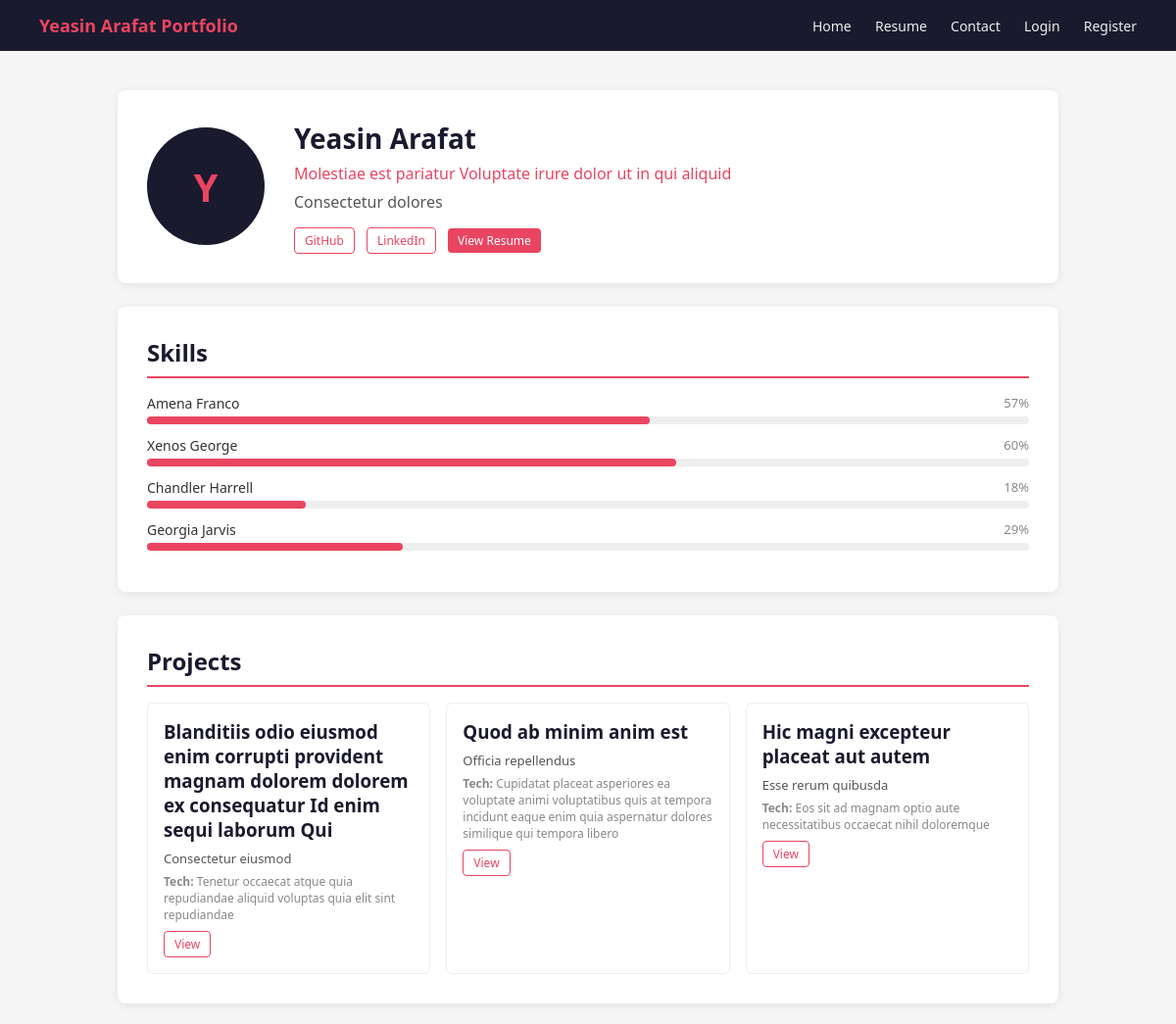
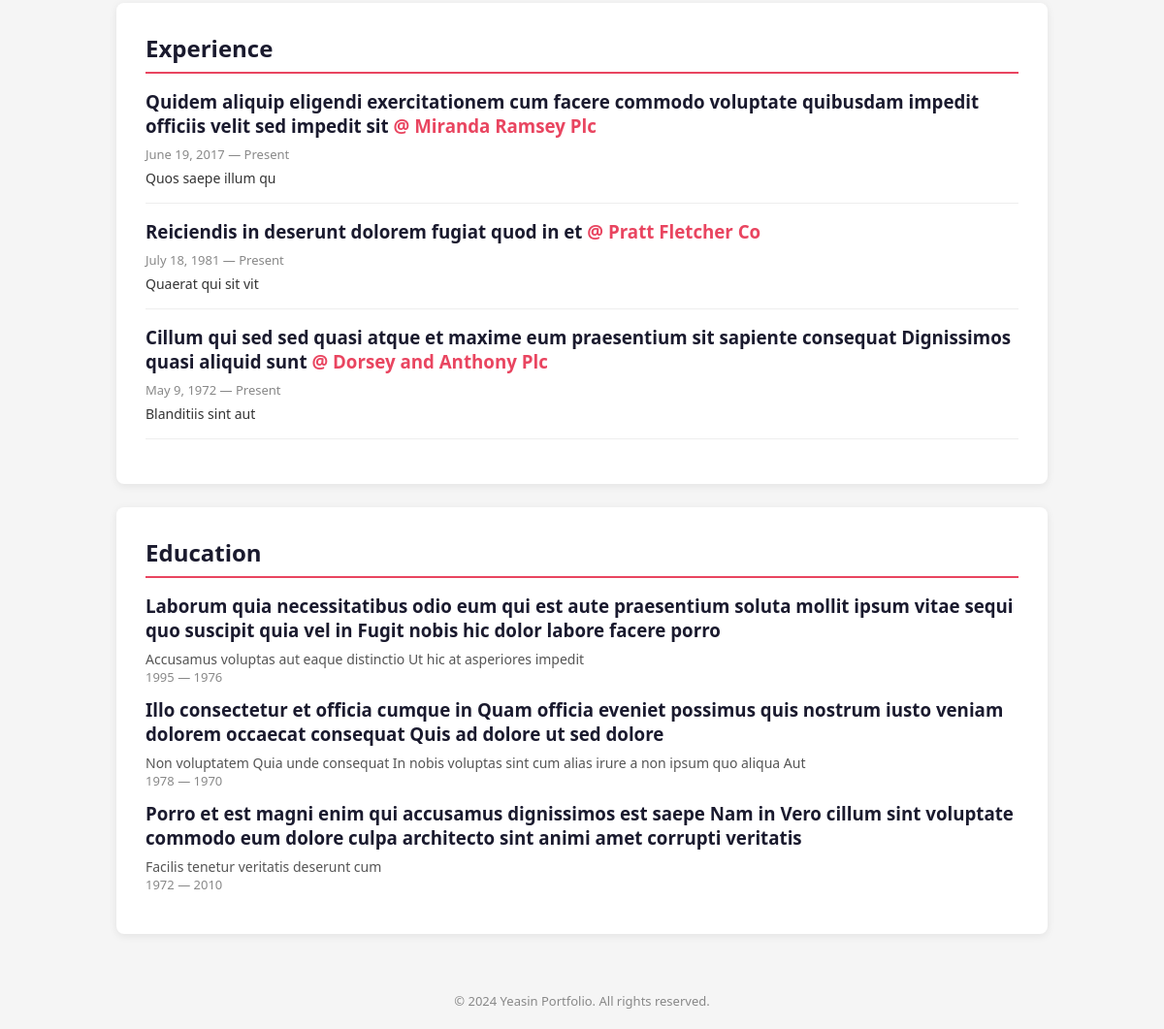
The page / on the database its author committed (2 pictures, top to bottom).
### Portfolio/models.py (models this page shows, shortened)
class Profile(models.Model):
    name = models.CharField(max_length=100)
    title = models.CharField(max_length=150)
    bio = models.TextField()
    email = models.EmailField()
    phone = models.CharField(max_length=20, blank=True)
    address = models.CharField(max_length=200, blank=True)
    github = models.URLField(blank=True)
    linkedin = models.URLField(blank=True)
    photo = models.ImageField(upload_to='profile/', blank=True, null=True)

class Skill(models.Model):
    name = models.CharField(max_length=100)
    level = models.IntegerField(default=80, help_text="Percentage 0-100")

class Project(models.Model):
    title = models.CharField(max_length=200)
    description = models.TextField()
    tech_stack = models.CharField(max_length=200)
    url = models.URLField(blank=True)
    created_at = models.DateField(auto_now_add=True)

class Experience(models.Model):
    company = models.CharField(max_length=150)
    role = models.CharField(max_length=150)
    start_date = models.DateField()
    end_date = models.DateField(null=True, blank=True)
    description = models.TextField(blank=True)
    is_current = models.BooleanField(default=False)
    class Meta:
        ordering = ['-start_date']

class Education(models.Model):
    institution = models.CharField(max_length=200)
    degree = models.CharField(max_length=200)
    field = models.CharField(max_length=150)
    start_year = models.IntegerField()
    end_year = models.IntegerField(null=True, blank=True)
    class Meta:
        ordering = ['-start_year']

### Portfolio/views.py (the view)
# urls.py: path('', views.home, name='home'),
def home(request):
    profile = Profile.objects.first()
    skills = Skill.objects.all()
    projects = Project.objects.all()
    experiences = Experience.objects.all()
    educations = Education.objects.all()
    return render(request, 'portfolio/home.html', {
        'profile': profile, 'skills': skills,
        'projects': projects, 'experiences': experiences, 'educations': educations,
    })

### templates/portfolio/home.html (shortened to what this page needs)
{% extends 'portfolio/base.html' %}
{% block content %}
<div class="container">
  {% if profile %}
  <div class="card" style="display:flex;gap:30px;align-items:center;">
    {% if profile.photo %}
      <img src="{{ profile.photo.url }}" alt="photo" style="width:120px;height:120px;border-radius:50%;object-fit:cover;">
    {% else %}
      <div style="width:120px;height:120px;border-radius:50%;background:#1a1a2e;display:flex;align-items:center;justify-content:center;color:#e94560;font-size:40px;font-weight:bold;">
        {{ profile.name|first }}
      </div>
    {% endif %}
    <div>
      <h1 style="font-size:28px;color:#1a1a2e;">{{ profile.name }}</h1>
      <p style="color:#e94560;font-size:16px;margin:6px 0;">{{ profile.title }}</p>
      <p style="color:#555;line-height:1.6;">{{ profile.bio }}</p>
      <div style="margin-top:12px;">
        {% if profile.github %}<a href="{{ profile.github }}" class="btn btn-outline btn-sm" target="_blank">GitHub</a>{% endif %}
        {% if profile.linkedin %}<a href="{{ profile.linkedin }}" class="btn btn-outline btn-sm" target="_blank" style="margin-left:8px;">LinkedIn</a>{% endif %}
        <a href="{% url 'resume' %}" class="btn btn-sm" style="margin-left:8px;">View Resume</a>
      </div>
    </div>
  </div>
  {% endif %}
  {% if skills %}
  <div class="card">
    <h2>Skills</h2>
    {% for skill in skills %}
    <div style="margin-bottom:12px;">
      <div style="display:flex;justify-content:space-between;margin-bottom:4px;">
        <span style="font-size:14px;font-weight:500;">{{ skill.name }}</span>
        <span style="font-size:13px;color:#888;">{{ skill.level }}%</span>
      </div>
      <div style="background:#eee;border-radius:4px;height:8px;">
        <div style="background:#e94560;width:{{ skill.level }}%;height:8px;border-radius:4px;"></div>
      </div>
    </div>
    {% endfor %}
  </div>
  {% endif %}
  {% if projects %}
  <div class="card">
    <h2>Projects</h2>
    <div style="display:grid;grid-template-columns:repeat(auto-fill,minmax(280px,1fr));gap:16px;">
      {% for p in projects %}
      <div style="border:1px solid #eee;border-radius:6px;padding:16px;">
        <h3>{{ p.title }}</h3>
        <p style="font-size:13px;color:#555;margin:6px 0;">{{ p.description }}</p>
        <p style="font-size:12px;color:#888;margin-bottom:8px;"><strong>Tech:</strong> {{ p.tech_stack }}</p>
        {% if p.url %}<a href="{{ p.url }}" class="btn btn-sm btn-outline" target="_blank">View</a>{% endif %}
      </div>
      {% endfor %}
    </div>
  </div>
  {% endif %}
  {% if experiences %}
  <div class="card">
    <h2>Experience</h2>
    {% for exp in experiences %}
    <div style="margin-bottom:16px;padding-bottom:16px;border-bottom:1px solid #eee;">
      <h3>{{ exp.role }} <span style="color:#e94560;">@ {{ exp.company }}</span></h3>
      <p style="font-size:13px;color:#888;">{{ exp.start_date }} — {% if exp.is_current %}Present{% else %}{{ exp.end_date }}{% endif %}</p>
      {% if exp.description %}<p style="font-size:14px;margin-top:6px;">{{ exp.description }}</p>{% endif %}
    </div>
    {% endfor %}
  </div>
  {% endif %}
  {% if educations %}
  <div class="card">
    <h2>Education</h2>
    {% for edu in educations %}
    <div style="margin-bottom:12px;">
      <h3>{{ edu.degree }} in {{ edu.field }}</h3>
      <p style="font-size:14px;color:#555;">{{ edu.institution }}</p>
      <p style="font-size:13px;color:#888;">{{ edu.start_year }} — {% if edu.end_year %}{{ edu.end_year }}{% else %}Present{% endif %}</p>
    </div>
    {% endfor %}
  </div>
  {% endif %}
</div>
{% endblock %}

### templates/portfolio/base.html (shortened to what this page needs)
<!DOCTYPE html>
<html lang="en">
<head>
</head>
<body>
<nav>
  <a href="{% url 'home' %}" class="brand">Yeasin Arafat Portfolio</a>
  <div>
    <a href="{% url 'home' %}">Home</a>
    <a href="{% url 'resume' %}">Resume</a>
    <a href="{% url 'contact' %}">Contact</a>
    {% if user.is_authenticated %}
      <a href="{% url 'dashboard' %}">Dashboard</a>
      <a href="{% url 'logout' %}">Logout</a>
    {% else %}
      <a href="{% url 'login' %}">Login</a>
      <a href="{% url 'register' %}">Register</a>
    {% endif %}
  </div>
</nav>
{% block content %}{% endblock %}
<footer>&copy; 2024 Yeasin Portfolio. All rights reserved.</footer>
</body>
</html>

### templates/portfolio/base.html (style rules this page uses)
* { margin: 0; padding: 0; box-sizing: border-box; }
body { font-family: 'Segoe UI', sans-serif; background: #f5f5f5; color: #333; }
nav { background: #1a1a2e; padding: 14px 40px; display: flex; justify-content: space-between; align-items: center; }
nav a { color: #eee; text-decoration: none; margin-left: 20px; font-size: 14px; }
nav .brand { color: #e94560; font-weight: bold; font-size: 18px; margin-left: 0; }
.container { max-width: 1000px; margin: 40px auto; padding: 0 20px; }
.card { background: #fff; border-radius: 8px; padding: 30px; margin-bottom: 24px; box-shadow: 0 2px 8px rgba(0,0,0,.08); }
h2 { color: #1a1a2e; margin-bottom: 16px; border-bottom: 2px solid #e94560; padding-bottom: 8px; }
h3 { color: #1a1a2e; margin-bottom: 8px; }
.btn { display: inline-block; padding: 8px 18px; background: #e94560; color: #fff; border: none; border-radius: 4px; cursor: pointer; text-decoration: none; font-size: 14px; }
.btn-sm { padding: 4px 10px; font-size: 12px; }
.btn-outline { background: transparent; border: 1px solid #e94560; color: #e94560; }
footer { text-align: center; padding: 20px; color: #888; font-size: 13px; margin-top: 40px; }

### rows shown on the page
Profile: name|first "Y", name "Yeasin Arafat", title "Molestiae est pariatur Voluptate irure dolor ut in qui aliquid", bio "Consectetur dolores"
Skill: name "Amena Franco", level "57"
Skill: name "Xenos George", level "60"
Skill: name "Chandler Harrell", level "18"
Skill: name "Georgia Jarvis", level "29"
Project: title "Blanditiis odio eiusmod enim corrupti provident magnam dolorem dolorem ex consequatur Id enim sequi laborum Qui", description "Consectetur eiusmod", tech_stack "Tenetur occaecat atque quia repudiandae aliquid voluptas quia elit sint repudiandae"
Project: title "Quod ab minim anim est", description "Officia repellendus", tech_stack "Cupidatat placeat asperiores ea voluptate animi voluptatibus quis at tempora incidunt eaque enim quia aspernatur dolores similique qui tempora libero"
Project: title "Hic magni excepteur placeat aut autem", description "Esse rerum quibusda", tech_stack "Eos sit ad magnam optio aute necessitatibus occaecat nihil doloremque"
Experience: role "Quidem aliquip eligendi exercitationem cum facere commodo voluptate quibusdam impedit officiis velit sed impedit sit", company "Miranda Ramsey Plc", start_date "June 19, 2017", is_current "Present", description "Quos saepe illum qu"
Experience: role "Reiciendis in deserunt dolorem fugiat quod in et", company "Pratt Fletcher Co", start_date "July 18, 1981", is_current "Present", description "Quaerat qui sit vit"
Experience: role "Cillum qui sed sed quasi atque et maxime eum praesentium sit sapiente consequat Dignissimos quasi aliquid sunt", company "Dorsey and Anthony Plc", start_date "May 9, 1972", is_current "Present", description "Blanditiis sint aut"
Education: degree "Laborum quia necessitatibus odio eum qui est aute praesentium soluta mollit ipsum vitae sequi quo suscipit quia vel", field "Fugit nobis hic dolor labore facere porro", institution "Accusamus voluptas aut eaque distinctio Ut hic at asperiores impedit", start_year "1995", end_year "1976"
Education: degree "Illo consectetur et officia cumque", field "Quam officia eveniet possimus quis nostrum iusto veniam dolorem occaecat consequat Quis ad dolore ut sed dolore", institution "Non voluptatem Quia unde consequat In nobis voluptas sint cum alias irure a non ipsum quo aliqua Aut", start_year "1978", end_year "1970"
Education: degree "Porro et est magni enim qui accusamus dignissimos est saepe Nam", field "Vero cillum sint voluptate commodo eum dolore culpa architecto sint animi amet corrupti veritatis", institution "Facilis tenetur veritatis deserunt cum", start_year "1972", end_year "2010"
